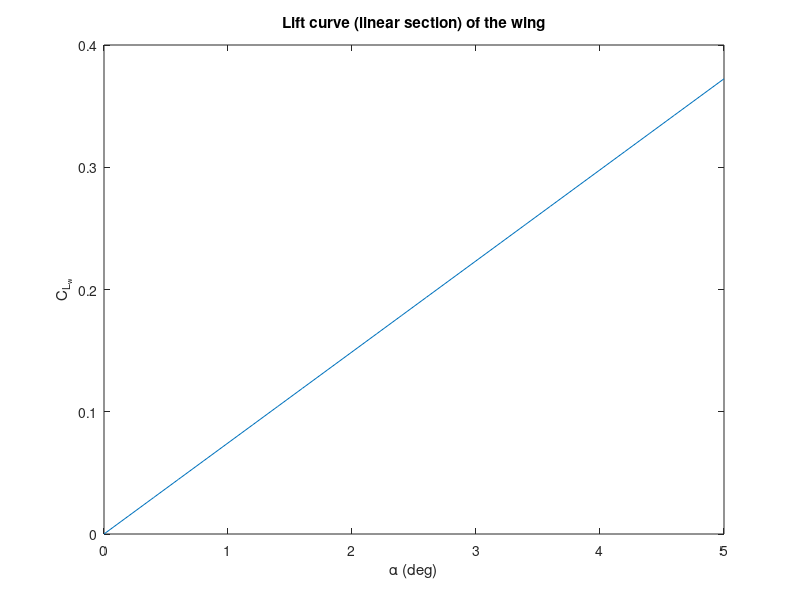
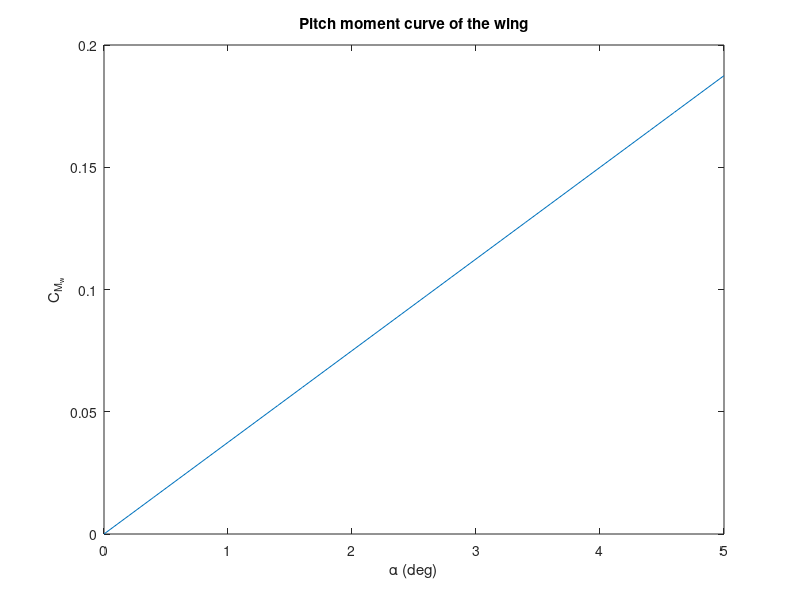
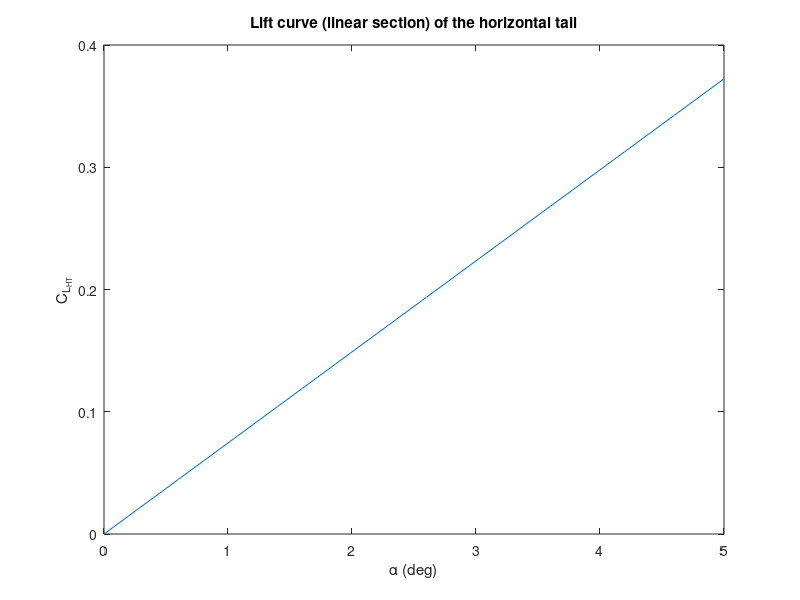
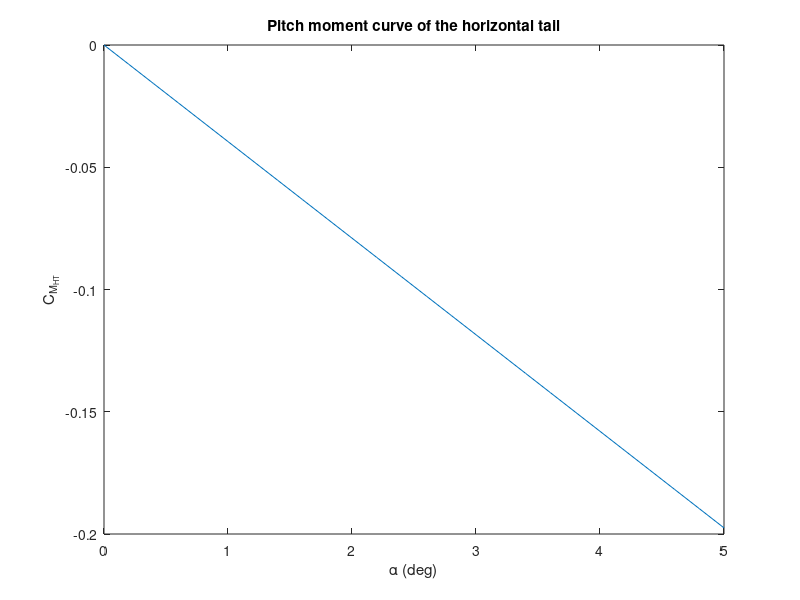

Write the MATLAB code that produced these figures, in order.
%%%% BALSA WOOD GLIDER CALCULATIONS %%%%
%%%% Design limits:
% Max wingspan: 500 mm 
% Max fuselage length: 500 mm
% Max chord length = 100 mm
% Fuselage building material available: 5 x 15 x 1000 mm
% Lifting surfaces building material available: 2.5 x 100 x 1000 mm
close all; clc; clear

%% Constants and design parameters
Cl_alpha = 0.11 * 180 / pi; % Sectional lift curve slope of flat plate [rad^-1]
eps_slope = 0.1;            % (\partial \varepsilon) / (\partial \alpha)
etaHT = 1;                 % Tail effectiveness: eta_HT = qt/q

alpha = 0:0.2:5;            % Range of angles of attack calculated [deg]

%% Initial reference surface estimation
% Assume the glider has the highest values for fuselage length and
% wingspan. Rectangular planform shape:

b = 500;            % Wingspan [mm]
AR = 5;             % Aspect ratio [-]; should be between 4.5 and 7.5
c = b/AR;           % Mean chord [mm]
S = b^2/AR;         % Wing area (reference area)

xf = 500;           % Dim. of fuselage x (length)
yf = 15;            % y
zf = 5;             % z

xt = 40;            % Dim. of tail x (chord)
yt = 340;           % y 
zt = 2.5;           % z

xw = 100;           % Dim. of wingspan x
yw = 500;           % y
zw = zt;            % z

V_t = xt*yt*zt;     % Tail volume
V_w = xw*yw*zw;     % Wing volume
V_f = xf*yf*zf;     % Fuselage volume

% Centroid calculations
xLE_w = 100;        % Position of wing LE from nose      
xj_w = 50;          % Position of wing centroid with reference to wing LE
xLE_t = 460;        % Position of tail LE from nose  
xj_t = 20;          % Position of tail centroid with reference to tail LE
xLE_VT = 460;       % Position of vertical tail LE from nose
xj_VT = 20;         % Poistion of vertical tail centroid with reference to vertical tail LE

xi_t = xLE_t + xj_t;    % Position of wing centroid with reference to nose
xi_w = xLE_w + xj_w;    % Position of tail centroid with reference to nose
xi_VT = xLE_VT + xj_VT; % Position of vertical tail centroid with reference to nose
xi_f = xf/2;            % Position of fuselage centroid

x_cg_w = 50;            % Centre of gravity of the wing

%% Calculation of wing lift coefficient of lifting surfaces
CL_alpha = Cl_alpha * AR / (2+sqrt(AR^2 + 4));                  % Lift curve slope of flat plate eq(9-73)

%% Initial estimations for horizontal and vertical tail
S_H = 0.2 * S;          % Horizontal tail area
S_T = 0.5 * S_H;        % Vertical tail planform area

Vol_w = S * 2.5;        % Wing volume
Vol_HT = S_H * 2.5;     % Horizontal tail volume
Vol_VT = S_T * 2.5;     % Vertical tail volume

% Mass addition
M = 0.005;              % Added mass [kg]
rho_B = 120;            % Density of balsa wood [kg * m^-3]
Vol_M = M/rho_B * 10^9;   % Equivalent balsa wood volume of the added mass [mm^3]
xi_M = 10;              % Position of the added mass with reference to the nose
x_M = xi_M - xLE_w;     % Position of the added mass with reference to wing LE


x_cg = (xi_w*Vol_w + xi_t * Vol_HT + xi_f * V_f + xi_VT * Vol_VT + x_M * Vol_M)/...
       (Vol_HT + Vol_w + V_f + Vol_VT + Vol_M);    % Centre of Mass with respect to nose
x_cg_bar = x_cg / c;    % Dimensionless centre of mass with respect to nose                 

% Centre of mass with respect to wing LE
x_cg_2 = x_cg - xLE_w;
x_cg_2_bar = x_cg_2/c;

%% Wing Contribution
% Equations (24-67), (24-71)
x_ac_w = c/4;                                         % Aerodynamic centre of the wing
x_ac_w_bar = 1/4;                                     % Dimensionless aerodynamic centre of the wing

CL0_w = 0;                                          % Zero lift coefficient of the wing (symmetrical)
CMac_w = 0;                                         % Moment coefficient of the wing about its AC (symmetrical wing)

CM0_w = CMac_w + CL0_w * (x_cg_2_bar - x_ac_w_bar);     % Residual pitch moment coefficient of the wing (symmetrical)
CMalpha_w = CL_alpha * (x_cg_2_bar - x_ac_w_bar);       % Longitudinal Stability derivative of the wing (- for stability)

% CL_w plot (linear part)
CL_w = CL0_w + CL_alpha * deg2rad(alpha);
figure(1)
plot(alpha, CL_w);
xlabel('\alpha (deg)')
ylabel('C_{L_w}')
title('Lift curve (linear section) of the wing')

% CM_w plot
CM_w = CM0_w + CMalpha_w * deg2rad(alpha);
figure(2)
plot(alpha, CM_w);
xlabel('\alpha (deg)')
ylabel('C_{M_w}')
title('Pitch moment curve of the wing')

%% Horizontal Tail Contribution
% Equations (24-68) and (24-73)
x_ac_HT = xt/4 + xLE_t - xLE_w;                        % Aerodynamic centre of the tail
x_ac_HT_bar = x_ac_HT / c;

CL0_HT = 0;                                             % Zero lift coefficient of the wing (symmetrical)
CMac_HT = 0;                                            % Moment coefficient of the wing about its AC (symmetrical wing)   

l_HT_bar = (x_ac_HT - x_cg_2)/c;                        % Distance from CG to AC_HT

CM0_HT = CMac_HT + CL0_HT * (l_HT_bar);                 % Residual pitch moment coefficient of the HT (symmetrical)

VHT = S_H*l_HT_bar/S;                                   % Horizontal tail volume
CMalpha_HT = -etaHT * VHT * CL_alpha * (1-eps_slope);   % Longitudinal Stability derivative of the HT (- for stability)

% CL_HT plot (linear part)
CL_HT = CL0_HT + CL_alpha * deg2rad(alpha);
figure(3)
plot(alpha, CL_HT);
xlabel('\alpha (deg)')
ylabel('C_{L_{HT}}')
title('Lift curve (linear section) of the horizontal tail')

% CM_HT plot
CM_HT = CM0_HT + CMalpha_HT * deg2rad(alpha);
figure(4)
plot(alpha, CM_HT);
xlabel('\alpha (deg)')
ylabel('C_{M_{HT}}')
title('Pitch moment curve of the horizontal tail')

%% Stick-fixed longitudinal stability
i_w = 0;                                            % Wing incidence angle
i_t = 0;                                            % Tail incidence angle

% Aerodynamic centre of glider CHECK THE ORIGIN OF THIS!
x_ac_bar = (x_ac_w_bar + CL_alpha/CL_alpha * etaHT * S_H/S * x_ac_HT_bar * (1-eps_slope))/...
            (1+CL_alpha/CL_alpha * etaHT * S_H/S * (1-eps_slope)); 

dfus = 2*sqrt((yf/2)^2 + (zf/2)^2);                 % "Diameter" of the fuselage
K_WB = 1 + 0.025 * (dfus/b) - 0.25 * (dfus/b)^2;    % Fuselage correction factor                 

CL0 = CL0_w + etaHT * S_H/S * CL0_HT;                                                   % Zero lift coefficient of glider
CLalpha = K_WB * CL_alpha + etaHT * S_H/S * CL_alpha * (1-eps_slope);                   % Slope of lift curve of glider
CM0 = CM0_w + etaHT * VHT * CL_alpha * (i_w + i_t);                                     % Residual moment coefficient of glider
CMalpha = CL_alpha * (x_cg_2_bar - x_ac_bar) - etaHT * VHT * CL_alpha * (1-eps_slope);   % Longitudinal stability of glider

% CL_TOT plot (linear part)
CL = CL0 + CLalpha * deg2rad(alpha);
figure(5)
plot(alpha, CL);
xlabel('\alpha (deg)')
ylabel('C_{L}')
title('Lift curve (linear section) of the glider')

% CM_TOT plot
CM = CM0 + CMalpha * deg2rad(alpha);
figure(6)
plot(alpha, CM);
xlabel('\alpha (deg)')
ylabel('C_{M}')
title('Pitch moment curve of the glider')

   
            
SM = x_ac_bar - x_cg_2_bar;           % Static margin


%% Trim Conditions
i_w = 1.5*pi/180;                                            % Wing incidence angle
i_t = -1*pi/180;                                            % Tail incidence angle
rho = 0.12;
g = 9.8;

V = V_f + V_t +V_w;
W = rho*g*V;
x_ac_HT_bar = x_ac_HT/c;
CMih = (-CL_alpha)*etaHT*(S_H/S)*(x_ac_HT_bar-x_cg_bar);
alpha_trim = (-CM0-CMih*i_t)/(CMalpha);

delta = 0.04; % AR=5 and taper ratio =1
e = (1+delta)^(-1);
CL_alpha_wf = 0.11/(1+57.3*0.11/(pi*e*AR));
CL_alpha_t = 0.11/(1+57.3*0.11/(pi*e*AR));

CLalpha0 = CL_alpha_wf*i_w - CL_alpha_t*i_t*(S_H/S);
CL_trim = CLalpha0 + CL_alpha*alpha_trim;
Vtrim = sqrt(2*W/(CL_trim* rho *S));
